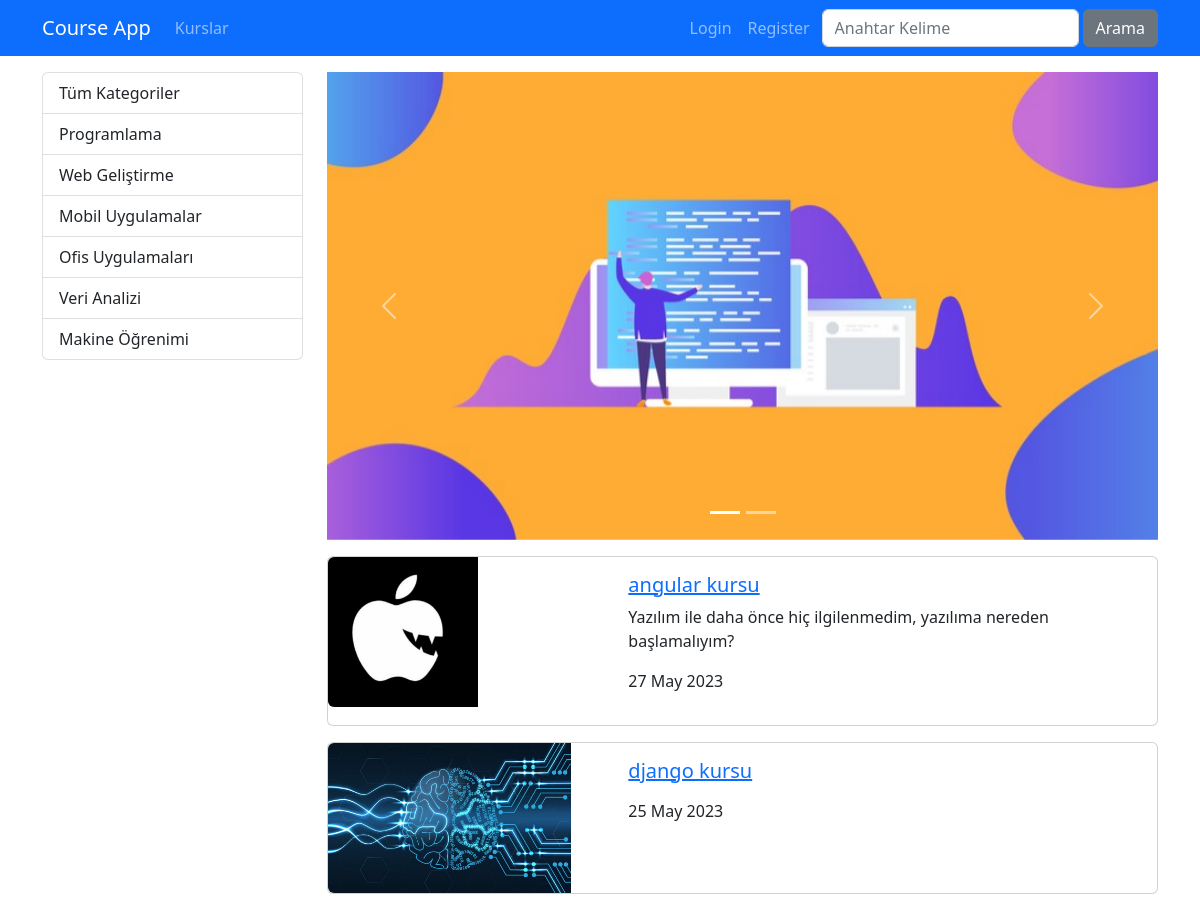
/kurslar/, run on the app's committed database.
### courses/models.py (models this page shows, shortened)
class Category(models.Model):
    name = models.CharField(max_length=40)
    slug = models.SlugField(default="",blank=True, null=False, unique=True, db_index=True)

class Slider(models.Model):
    title = models.CharField(max_length=100)
    image = models.ImageField(upload_to='images')
    isActive = models.BooleanField(default=False)
    course = models.ForeignKey(Course, on_delete=models.SET_NULL,null=True,blank=True)

class Course(models.Model):
    title = models.CharField(max_length=50)
    subtitle = models.CharField(max_length=100,default="")
    description = RichTextField()
    image = models.ImageField(upload_to='images',default='')
    date = models.DateField(auto_now=True)
    isActive = models.BooleanField(default=False)
    isHome = models.BooleanField(default=False)
    slug = models.SlugField(default="",blank=True, null=False, unique=True, db_index=True)
    categories = models.ManyToManyField(Category)

### courses/views.py (the view)
# urls.py: path('',views.index, name='index'),
def index(request):
    kurslar = Course.objects.filter(isActive=1 , isHome=1)
    kategoriler = Category.objects.all()
    slider = Slider.objects.filter(isActive=True)
    return render(request,'courses/index.html' , {
        'categories' : kategoriler,
        'courses' : kurslar,
        "sliders" : slider,
    })

### courses/templates/courses/index.html (shortened to what this page needs)
{% extends 'layout.html' %}
{% load static %}
{% block css_files %}
<link rel="stylesheet" href="{% static 'courses/css/style.css' %}">
{% endblock css_files %}
{% block content %}
<div class="container mt-3">
    <div class="row">
        <div class="col-3">
            {% include 'courses/partials/_categories.html' %}
        </div>
        <div class="col-9">
            {% include 'courses/partials/_slider.html' %}
            {% for course in courses %}
                    {% include 'courses/partials/_course.html' %}
            {% endfor %}
        </div>
    </div>
</div>
{% endblock content %}

### courses/templates/courses/partials/_categories.html
<div class="list-group">
    <a href="/kurslar" class="list-group-item list-group-item-action">Tüm Kategoriler</a>
    {% for category in categories %}
    <a href="{% url 'courses_by_category' category.slug %}"
    class="list-group-item list-group-item-action {% if seciliKategori == category.slug %}active{% endif %}">
    {{ category.name|title }}
 </a>
    {% endfor %}
</div>

### courses/templates/courses/partials/_slider.html
{% load static %}
<div id="slider" class="carousel slide mb-3" data-bs-ride="carousel">
    <div class="carousel-indicators">
        {% for slide in sliders %}
            <button type="button" class=" {% if forloop.counter0 == 0 %}active {% endif %}" data-bs-target="#slider" data-bs-slide-to="{{ forloop.counter0 }}"></button>
        {% endfor %}
    </div>
    <div class="carousel-inner">
        {% for slide in sliders %}
            <div class="carousel-item {% if forloop.counter0 == 0 %}active{% endif %}">
                <a href="{% url 'course_details' slide.course.slug %}">
                    <img src=" {{ slide.image.url }} " class="d-block w-100">
                </a>
            </div>
        {% endfor %}
    </div>
    <button class="carousel-control-prev" data-bs-target="#slider" data-bs-slide="prev">
        <span class="carousel-control-prev-icon"></span>
    </button>
    <button class="carousel-control-next" data-bs-target="#slider" data-bs-slide="next">
        <span class="carousel-control-next-icon"></span>
    </button>
</div>

### courses/templates/courses/partials/_course.html
{% load static %}
<div class="card mb-3">
    <div class="row">
        <div class="col-4">
            <img style="height:150px;" class='img-fluid rounded-start' src="{{course.image.url}}" alt="{{course.title}}">
        </div>
        <div class="col-8">
            <div class="card-body">
                <h5 class="card-title">
                    <a href="{% url 'course_details' course.slug %}">
                        {{ course.title  }}
                    </a>
                </h5>
                <p class='card-text'>{{ course.subtitle}}</p>
                <p>
                    {{course.date|date:'SHORT_DATE_FORMAT'}}
                </p>
            </div>
        </div>
    </div>
</div>

### data on the page
Category: name "Programlama"
Category: name "Web Geliştirme"
Category: name "Mobil Uygulamalar"
Category: name "Ofis Uygulamaları"
Category: name "Veri Analizi"
Category: name "Makine Öğrenimi"
Slider: image (picture)
Course: image (picture), title "angular kursu", subtitle "Yazılım ile daha önce hiç ilgilenmedim, yazılıma nereden başlamalıyım?", date "27 May 2023"
Course: image (picture), title "django kursu", date "25 May 2023"
